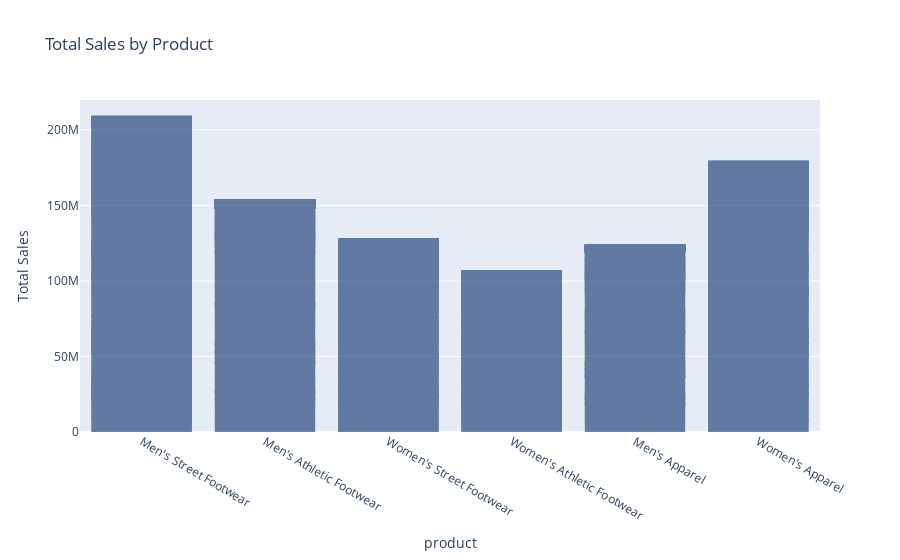

The code cell stored with this chart in its notebook:
### Markdown cell above
Most Sales were made in the state of New York followed closely with the state of Carlifornia.

The state which had the least amount of sales was Nebraska.

### Code cell
# most sales by product

# creating a plotly figure

fig = go.Figure()

# adding a bar chart to the figure

fig.add_trace(go.Bar(x=df['product'], y=df['total_sales'], name='Total Sales'))

# updating the layout

fig.update_layout(title='Total Sales by Product', xaxis_title='product', yaxis_title='Total Sales')

# displaying the figure

fig.update_traces(marker_color='rgb(158,202,225)', marker_line_color='rgb(8,48,107)', marker_line_width=1.5, opacity=0.6)

fig.show()

### Figure 1 — Plotly figure (JSON) as saved in the notebook; plotly's stock layout.template omitted (floating-point values rounded to 4 significant figures; data arrays with more than 128 entries replaced by an {"elided": "..."} marker saying what was removed)
{"data": [{"marker": {"color": "rgb(158,202,225)", "line": {"color": "rgb(8,48,107)", "width": 1.5}}, "name": "Total Sales", "opacity": 0.6, "type": "bar", "x": {"elided": "9648 str values"}, "y": {"elided": "9648 int values"}}], "layout": {"title": {"text": "Total Sales by Product"}, "xaxis": {"title": {"text": "product"}}, "yaxis": {"title": {"text": "Total Sales"}}}}
